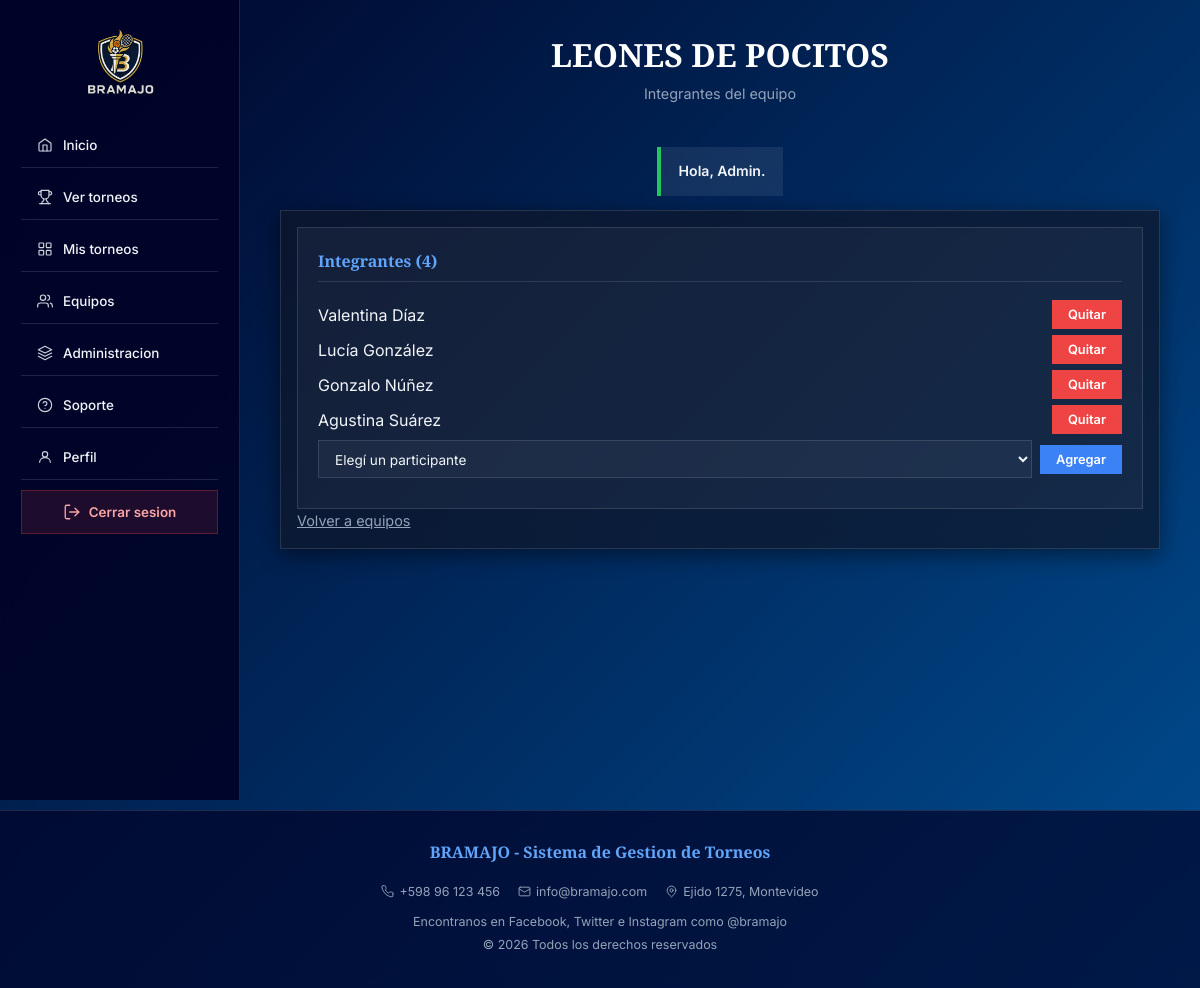
Screenshot of /equipo?id=1 (signed in) with the database file from the repository.
### tables this page shows
CREATE TABLE usuario (
    id_usuario        INT UNSIGNED AUTO_INCREMENT PRIMARY KEY,
    nombre            VARCHAR(60)  NOT NULL,
    apellido          VARCHAR(60)  NOT NULL,
    email             VARCHAR(150) NOT NULL UNIQUE,
    password_hash     VARCHAR(255) NOT NULL,
    telefono          VARCHAR(255) NULL,
    rol               ENUM('ADMIN_GENERAL', 'ORGANIZADOR', 'PARTICIPANTE') NOT NULL DEFAULT 'PARTICIPANTE',
    estado            ENUM('ACTIVO', 'SUSPENDIDO') NOT NULL DEFAULT 'ACTIVO',
    intentos_fallidos TINYINT UNSIGNED NOT NULL DEFAULT 0,
    bloqueado_hasta   DATETIME NULL,
    fecha_registro    DATETIME NOT NULL DEFAULT CURRENT_TIMESTAMP
);

### app/nucleo/Controlador.php (called while the page is built, shortened)
<?php
abstract class Controlador
{
    protected function vista(string $nombre, array $datos = []): void
    {
        extract($datos);
        require __DIR__ . "/../vistas/$nombre.php";
    }
}

### app/controladores/EquipoControlador.php (called while the page is built, shortened)
<?php
class EquipoControlador extends Controlador
{
    public function ver(): void
    {
        $equipo = Equipo::buscar($this->id()) ?? $this->noEncontrado();
        $this->vista('organizador/equipo', [
            'titulo' => $equipo['nombre'],
            'equipo' => $equipo,
            'integrantes' => Equipo::integrantes((int) $equipo['id_equipo']),
            'jugadores' => Usuario::conRol('PARTICIPANTE'),
        ]);
    }
}

### public/index.php (called while the page is built, shortened)
<?php
require __DIR__ . '/../app/nucleo/Validador.php';
$ruta = $_SERVER['REQUEST_METHOD'] . ' ' . rtrim(parse_url($_SERVER['REQUEST_URI'], PHP_URL_PATH), '/');
$ruta = $ruta === $_SERVER['REQUEST_METHOD'] . ' ' ? $_SERVER['REQUEST_METHOD'] . ' /' : $ruta;
try {
    [$clase, $metodo] = $rutas[$ruta] ?? [PublicoControlador::class, 'noExiste'];
    (new $clase())->$metodo();
} catch (PDOException $error) {
    error_log($error->getMessage());
    http_response_code(500);
    echo 'Ocurrió un error. Intentá de nuevo más tarde.';
}

### app/nucleo/Conexion.php (called while the page is built, shortened)
<?php
class Conexion
{
    private static ?PDO $pdo = null;
    public static function obtener(): PDO
    {
        if (self::$pdo === null) {
            $dsn = getenv('DB_DSN') ?: 'mysql:host=' . (getenv('DB_HOST') ?: 'localhost') . ';dbname=bramajo;charset=utf8mb4';
            if (str_starts_with($dsn, 'sqlite:') && class_exists(\Pdo\Sqlite::class)) {
                self::$pdo = new \Pdo\Sqlite($dsn, getenv('DB_USUARIO') ?: null, getenv('DB_CLAVE') ?: null, [
                    PDO::ATTR_ERRMODE => PDO::ERRMODE_EXCEPTION,
                    PDO::ATTR_DEFAULT_FETCH_MODE => PDO::FETCH_ASSOC,
                    PDO::ATTR_EMULATE_PREPARES => false,
                ]);
            } else {
                self::$pdo = new PDO($dsn, getenv('DB_USUARIO') ?: 'bramajo_app', getenv('DB_CLAVE') ?: '', [
                    PDO::ATTR_ERRMODE => PDO::ERRMODE_EXCEPTION,
                    PDO::ATTR_DEFAULT_FETCH_MODE => PDO::FETCH_ASSOC,
                    PDO::ATTR_EMULATE_PREPARES => false,
                ]);
            }
        }
        return self::$pdo;
    }
    public static function consultar(string $sql, array $valores = []): PDOStatement
    {
        $stmt = self::obtener()->prepare($sql);
        $stmt->execute($valores);
        return $stmt;
    }
}

### app/modelos/Equipo.php (called while the page is built, shortened)
<?php
class Equipo
{
    public static function integrantes(int $id): array
    {
        return Conexion::consultar(
            'SELECT u.id_usuario, u.nombre, u.apellido FROM integrante_equipo i
             JOIN usuario u ON u.id_usuario = i.id_usuario WHERE i.id_equipo = ? ORDER BY u.apellido',
            [$id]
        )->fetchAll();
    }
}

### app/nucleo/Validador.php (called while the page is built, shortened)
<?php
class Validador
{
    public static function escapar(?string $texto): string
    {
        return htmlspecialchars($texto ?? '', ENT_QUOTES | ENT_SUBSTITUTE, 'UTF-8');
    }
}
function e(?string $texto): string
{
    return Validador::escapar($texto);
}

### app/vistas/organizador/equipo.php (the view, shortened to what this page needs)
<?php $subtitulo = 'Integrantes del equipo'; require __DIR__ . '/../base/gestion_arriba.php'; ?>
<div class="formulario">
	<section class="bloque">
		<h2>Integrantes (<?= count($integrantes) ?>)</h2>
		<?php foreach ($integrantes as $integrante): ?>
			<form method="post" action="/equipo" class="en-linea">
				<span style="flex: 1"><?= e($integrante['nombre'] . ' ' . $integrante['apellido']) ?></span>
				<button class="boton-chico peligro" name="accion" value="quitar">Quitar</button>
			</form>
		<?php endforeach; ?>
		<form method="post" action="/equipo" class="en-linea">
			<select name="id_usuario" required>
				<option value="">Elegí un participante</option>
			</select>
			<button class="boton-chico">Agregar</button>
		</form>
	</section>
	<p><a href="/equipos">Volver a equipos</a></p>
</div>
<?php require __DIR__ . '/../base/gestion_abajo.php'; ?>

### public/css/crearTorneo.css (style rules this page uses)
p { color: var(--color-text-muted); font-size: 0.9rem; line-height: 1.6; }
.formulario { width: 100%; max-width: 880px; padding: 16px; background: rgba(15, 23, 42, 0.7); border: 1px solid var(--color-border); backdrop-filter: blur(10px); box-shadow: var(--shadow-md); }
.bloque { width: 100%; padding: 24px 20px; margin-bottom: 16px; background: var(--color-surface); border: 1px solid var(--color-border); }
.bloque:last-of-type { margin-bottom: 0; }
.bloque h2 { font-family: "Cinzel", serif; color: var(--color-accent); font-size: 1rem; font-weight: 700; margin-bottom: 18px; padding-bottom: 10px; border-bottom: 1px solid var(--color-border); }

### public/css/comun.css (style rules this page uses)
:root { --color-bg-start: #000428; --color-bg-end: #004e92; --color-surface: rgba(255, 255, 255, 0.04); --color-surface-2: rgba(255, 255, 255, 0.08); --color-border: rgba(255, 255, 255, 0.12); --color-primary: #3b82f6; --color-primary-h: #2563eb; --color-accent: #60a5fa; --color-danger: #ef4444; --color-success: #22c55e; --color-warning: #facc15; --color-text: #f1f5f9; --color-text-muted: #94a3b8; --color-text-dark: #0f172a; --sidebar-w: 240px; --shadow-sm: 0 2px 8px rgba(0, 0, 0, .35); --shadow-md: 0 6px 20px rgba(0, 0, 0, .45); --shadow-lg: 0 12px 35px rgba(0, 0, 0, .55); --transition: 0.25s cubic-bezier(.4, 0, .2, 1); }
*, *::before, *::after { margin: 0; padding: 0; box-sizing: border-box; }
html { scroll-behavior: smooth; overflow-x: hidden; }
body { min-height: 100vh; font-family: "Inter", system-ui, sans-serif; color: var(--color-text); background: linear-gradient(135deg, var(--color-bg-start) 0%, var(--color-bg-end) 100%); background-attachment: fixed; overflow-x: hidden; }
h1, h2, h3, h4 { font-family: "Cinzel", serif; line-height: 1.2; }
p, label, span, a, button, input, select, textarea { font-family: "Inter", system-ui, sans-serif; }
a { color: inherit; }
.en-linea { display: flex; flex-wrap: wrap; gap: 8px; align-items: center; margin: 6px 0; }
.en-linea select, .en-linea input { flex: 1; min-width: 160px; padding: 9px 12px; border: 1px solid var(--color-border); background: var(--color-surface); color: var(--color-text); font-size: 0.85rem; outline: none; transition: border-color var(--transition); }
.boton-chico { display: inline-flex; align-items: center; gap: 5px; padding: 7px 16px; border: none; background: var(--color-primary); color: #fff; font-size: 0.8rem; font-weight: 600; cursor: pointer; text-decoration: none; transition: background var(--transition), transform var(--transition); white-space: nowrap; }
.boton-chico.peligro { background: var(--color-danger); }

### rows the page displays
usuario: nombre+apellido "Valentina Díaz"
usuario: nombre+apellido "Lucía González"
usuario: nombre+apellido "Gonzalo Núñez"
usuario: nombre+apellido "Agustina Suárez"

### other values shown
mb_strtoupper($titulo) "LEONES DE POCITOS"
$subtitulo "Integrantes del equipo"
$mensaje['texto'] "Hola, Admin."
count($integrantes) "4"
